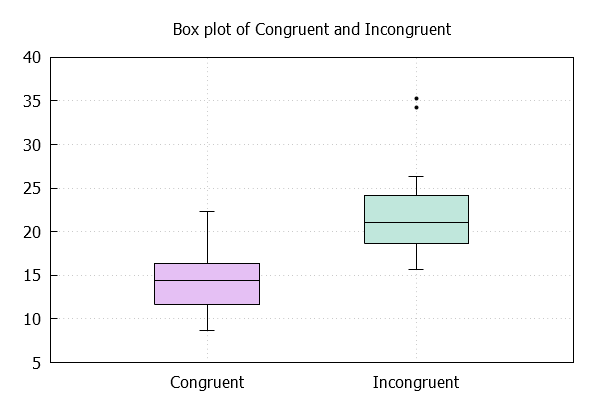

This chart was generated by the following gnuplot code:
reset
#as shown in Fig. 2. This can be achieved by settings the binstart to half the binwidth:
#set yrange [0:38]
#set xrange [0:25]
set macros
FONT ="font 'Helvetica,12'"
set key off

set style fill solid 0.25 border -1
set style boxplot outliers pointtype 7
set style data boxplot
set boxwidth  0.5
set pointsize 0.5 


set title 'Box plot of Congruent and Incongruent' @FONT
set xtics ("Congruent" 1, "Incongruent" 2) scale 0.0 @FONT
set xtics nomirror
set ytics nomirror

set grid
set ytics @FONT


set term pngcairo transparent size 600,400
set o 'D:\self-development\data science\udacity\p1\second_version\box_plot.png'
plot 'D:\self-development\data science\udacity\p1\second_version\box_plot.txt' u (1):1 w boxplot,\
'' u (2):2 w boxplot
set term wxt
set o
